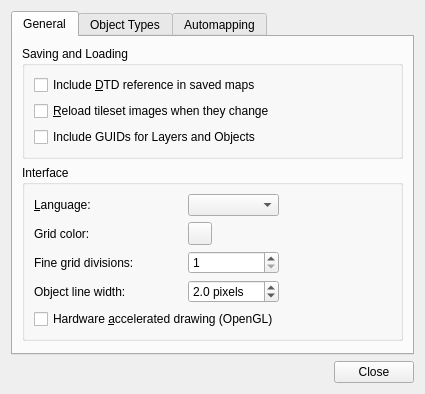
<?xml version="1.0" encoding="UTF-8"?>
<ui version="4.0">
 <class>PreferencesDialog</class>
 <widget class="QDialog" name="PreferencesDialog">
  <property name="geometry">
   <rect>
    <x>0</x>
    <y>0</y>
    <width>423</width>
    <height>383</height>
   </rect>
  </property>
  <property name="windowTitle">
   <string>Preferences</string>
  </property>
  <layout class="QVBoxLayout" name="verticalLayout">
   <property name="sizeConstraint">
    <enum>QLayout::SetFixedSize</enum>
   </property>
   <item>
    <widget class="QTabWidget" name="tabWidget">
     <property name="currentIndex">
      <number>0</number>
     </property>
     <widget class="QWidget" name="tab">
      <attribute name="title">
       <string>General</string>
      </attribute>
      <layout class="QVBoxLayout" name="verticalLayout_2">
       <item>
        <widget class="QGroupBox" name="groupBox">
         <property name="title">
          <string>Saving and Loading</string>
         </property>
         <layout class="QGridLayout" name="gridLayout">
          <item row="1" column="0" colspan="2">
           <widget class="QCheckBox" name="reloadTilesetImages">
            <property name="text">
             <string>&amp;Reload tileset images when they change</string>
            </property>
           </widget>
          </item>
          <item row="0" column="0" colspan="2">
           <widget class="QCheckBox" name="enableDtd">
            <property name="toolTip">
             <string>Not enabled by default since a reference to an external DTD is known to cause problems with some XML parsers.</string>
            </property>
            <property name="text">
             <string>Include &amp;DTD reference in saved maps</string>
            </property>
           </widget>
          </item>
          <item row="2" column="0">
           <widget class="QCheckBox" name="includeLayerGuid">
            <property name="text">
             <string>Include GUIDs for Layers and Objects</string>
            </property>
           </widget>
          </item>
         </layout>
        </widget>
       </item>
       <item>
        <widget class="QGroupBox" name="groupBox_2">
         <property name="title">
          <string>Interface</string>
         </property>
         <layout class="QGridLayout" name="gridLayout_2">
          <item row="2" column="0">
           <widget class="QLabel" name="label_3">
            <property name="text">
             <string>Grid color:</string>
            </property>
            <property name="buddy">
             <cstring>gridColor</cstring>
            </property>
           </widget>
          </item>
          <item row="2" column="3">
           <widget class="Tiled::Internal::ColorButton" name="gridColor"/>
          </item>
          <item row="0" column="4">
           <spacer name="horizontalSpacer_2">
            <property name="orientation">
             <enum>Qt::Horizontal</enum>
            </property>
            <property name="sizeHint" stdset="0">
             <size>
              <width>0</width>
              <height>20</height>
             </size>
            </property>
           </spacer>
          </item>
          <item row="0" column="3">
           <widget class="QComboBox" name="languageCombo"/>
          </item>
          <item row="3" column="0">
           <widget class="QLabel" name="label_4">
            <property name="text">
             <string>Fine grid divisions:</string>
            </property>
            <property name="buddy">
             <cstring>gridFine</cstring>
            </property>
           </widget>
          </item>
          <item row="5" column="0" colspan="4">
           <widget class="QCheckBox" name="openGL">
            <property name="text">
             <string>Hardware &amp;accelerated drawing (OpenGL)</string>
            </property>
           </widget>
          </item>
          <item row="0" column="0">
           <widget class="QLabel" name="label_2">
            <property name="text">
             <string>&amp;Language:</string>
            </property>
            <property name="buddy">
             <cstring>languageCombo</cstring>
            </property>
           </widget>
          </item>
          <item row="3" column="3">
           <widget class="QSpinBox" name="gridFine">
            <property name="minimum">
             <number>1</number>
            </property>
            <property name="maximum">
             <number>128</number>
            </property>
           </widget>
          </item>
          <item row="4" column="3">
           <widget class="QDoubleSpinBox" name="objectLineWidth">
            <property name="suffix">
             <string> pixels</string>
            </property>
            <property name="decimals">
             <number>1</number>
            </property>
            <property name="minimum">
             <double>1.000000000000000</double>
            </property>
            <property name="value">
             <double>2.000000000000000</double>
            </property>
           </widget>
          </item>
          <item row="4" column="0">
           <widget class="QLabel" name="label">
            <property name="text">
             <string>Object line width:</string>
            </property>
            <property name="buddy">
             <cstring>objectLineWidth</cstring>
            </property>
           </widget>
          </item>
         </layout>
        </widget>
       </item>
       <item>
        <spacer name="verticalSpacer">
         <property name="orientation">
          <enum>Qt::Vertical</enum>
         </property>
         <property name="sizeHint" stdset="0">
          <size>
           <width>381</width>
           <height>1</height>
          </size>
         </property>
        </spacer>
       </item>
      </layout>
     </widget>
     <widget class="QWidget" name="tab_2">
      <attribute name="title">
       <string>Object Types</string>
      </attribute>
      <layout class="QVBoxLayout" name="verticalLayout_3">
       <item>
        <widget class="QGroupBox" name="groupBox_3">
         <property name="title">
          <string>Object Types</string>
         </property>
         <layout class="QVBoxLayout" name="verticalLayout_4">
          <item>
           <widget class="QTableView" name="objectTypesTable">
            <property name="selectionBehavior">
             <enum>QAbstractItemView::SelectRows</enum>
            </property>
            <property name="verticalScrollMode">
             <enum>QAbstractItemView::ScrollPerPixel</enum>
            </property>
            <property name="wordWrap">
             <bool>false</bool>
            </property>
            <attribute name="horizontalHeaderHighlightSections">
             <bool>false</bool>
            </attribute>
            <attribute name="verticalHeaderVisible">
             <bool>false</bool>
            </attribute>
            <attribute name="verticalHeaderHighlightSections">
             <bool>false</bool>
            </attribute>
           </widget>
          </item>
          <item>
           <layout class="QHBoxLayout" name="horizontalLayout">
            <item>
             <widget class="QToolButton" name="addObjectTypeButton">
              <property name="toolTip">
               <string>Add Object Type</string>
              </property>
              <property name="text">
               <string>Add</string>
              </property>
              <property name="icon">
               <iconset resource="tiled.qrc">
                <normaloff>:/images/22x22/add.png</normaloff>:/images/22x22/add.png</iconset>
              </property>
              <property name="autoRaise">
               <bool>true</bool>
              </property>
             </widget>
            </item>
            <item>
             <widget class="QToolButton" name="removeObjectTypeButton">
              <property name="enabled">
               <bool>false</bool>
              </property>
              <property name="toolTip">
               <string>Remove Selected Object Types</string>
              </property>
              <property name="text">
               <string>Remove</string>
              </property>
              <property name="icon">
               <iconset resource="tiled.qrc">
                <normaloff>:/images/22x22/remove.png</normaloff>:/images/22x22/remove.png</iconset>
              </property>
              <property name="autoRaise">
               <bool>true</bool>
              </property>
             </widget>
            </item>
            <item>
             <spacer name="horizontalSpacer">
              <property name="orientation">
               <enum>Qt::Horizontal</enum>
              </property>
              <property name="sizeHint" stdset="0">
               <size>
                <width>40</width>
                <height>20</height>
               </size>
              </property>
             </spacer>
            </item>
            <item>
             <widget class="QPushButton" name="importObjectTypesButton">
              <property name="sizePolicy">
               <sizepolicy hsizetype="Minimum" vsizetype="Minimum">
                <horstretch>0</horstretch>
                <verstretch>0</verstretch>
               </sizepolicy>
              </property>
              <property name="text">
               <string>Import...</string>
              </property>
             </widget>
            </item>
            <item>
             <widget class="QPushButton" name="exportObjectTypesButton">
              <property name="sizePolicy">
               <sizepolicy hsizetype="Fixed" vsizetype="Minimum">
                <horstretch>0</horstretch>
                <verstretch>0</verstretch>
               </sizepolicy>
              </property>
              <property name="text">
               <string>Export...</string>
              </property>
             </widget>
            </item>
           </layout>
          </item>
         </layout>
        </widget>
       </item>
      </layout>
     </widget>
     <widget class="QWidget" name="tab_3">
      <attribute name="title">
       <string>Automapping</string>
      </attribute>
      <widget class="QCheckBox" name="autoMapWhileDrawing">
       <property name="geometry">
        <rect>
         <x>10</x>
         <y>20</y>
         <width>391</width>
         <height>22</height>
        </rect>
       </property>
       <property name="text">
        <string>Use Automapping, when drawing into layers</string>
       </property>
      </widget>
     </widget>
    </widget>
   </item>
   <item>
    <widget class="QDialogButtonBox" name="buttonBox">
     <property name="orientation">
      <enum>Qt::Horizontal</enum>
     </property>
     <property name="standardButtons">
      <set>QDialogButtonBox::Close</set>
     </property>
    </widget>
   </item>
  </layout>
 </widget>
 <customwidgets>
  <customwidget>
   <class>Tiled::Internal::ColorButton</class>
   <extends>QToolButton</extends>
   <header location="global">colorbutton.h</header>
  </customwidget>
 </customwidgets>
 <tabstops>
  <tabstop>tabWidget</tabstop>
  <tabstop>enableDtd</tabstop>
  <tabstop>reloadTilesetImages</tabstop>
  <tabstop>languageCombo</tabstop>
  <tabstop>gridColor</tabstop>
  <tabstop>gridFine</tabstop>
  <tabstop>objectLineWidth</tabstop>
  <tabstop>openGL</tabstop>
  <tabstop>buttonBox</tabstop>
  <tabstop>importObjectTypesButton</tabstop>
  <tabstop>exportObjectTypesButton</tabstop>
  <tabstop>autoMapWhileDrawing</tabstop>
  <tabstop>removeObjectTypeButton</tabstop>
  <tabstop>addObjectTypeButton</tabstop>
  <tabstop>objectTypesTable</tabstop>
 </tabstops>
 <resources>
  <include location="tiled.qrc"/>
 </resources>
 <connections>
  <connection>
   <sender>buttonBox</sender>
   <signal>rejected()</signal>
   <receiver>PreferencesDialog</receiver>
   <slot>reject()</slot>
   <hints>
    <hint type="sourcelabel">
     <x>313</x>
     <y>373</y>
    </hint>
    <hint type="destinationlabel">
     <x>315</x>
     <y>312</y>
    </hint>
   </hints>
  </connection>
 </connections>
</ui>
